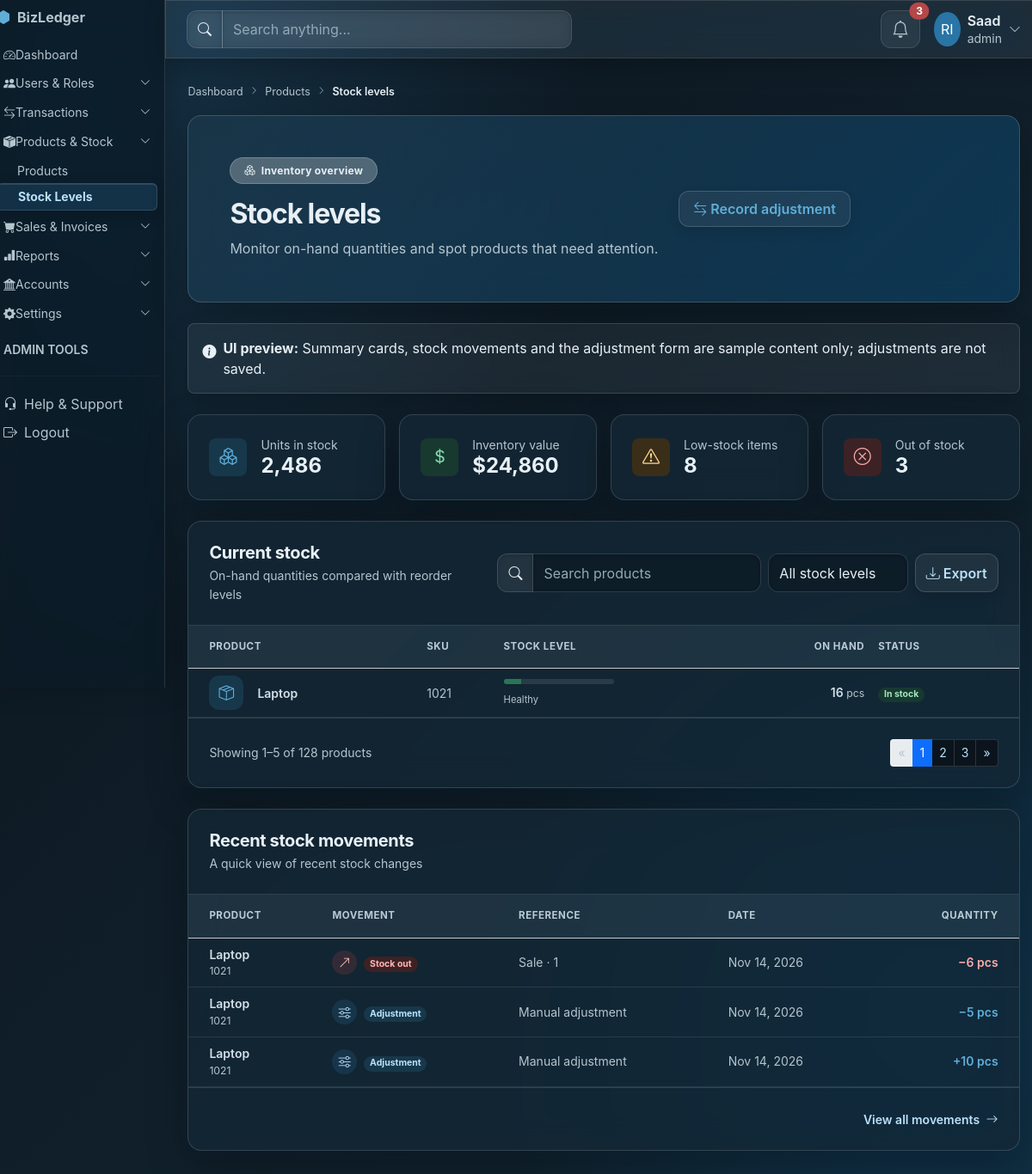
The page /admin/stock.php (signed in) on the database its author committed.
### tables this page shows
CREATE TABLE `products` (
  `product_id` int UNSIGNED NOT NULL,
  `company_id` int UNSIGNED NOT NULL,
  `product_name` varchar(150) NOT NULL,
  `product_code` varchar(50) NOT NULL,
  `purchase_price` decimal(15,2) NOT NULL DEFAULT '0.00',
  `selling_price` decimal(15,2) NOT NULL DEFAULT '0.00',
  `current_stock` decimal(12,2) NOT NULL DEFAULT '0.00',
  `status` tinyint NOT NULL DEFAULT '1',
  `created_at` timestamp NOT NULL DEFAULT CURRENT_TIMESTAMP,
  `updated_at` timestamp NOT NULL DEFAULT CURRENT_TIMESTAMP ON UPDATE CURRENT_TIMESTAMP
);

CREATE TABLE `stock_movements` (
  `movement_id` int UNSIGNED NOT NULL,
  `company_id` int UNSIGNED NOT NULL,
  `product_id` int UNSIGNED NOT NULL,
  `movement_type` enum('IN','OUT','ADJUSTMENT') NOT NULL,
  `quantity` decimal(12,2) NOT NULL,
  `reference_type` varchar(50) DEFAULT NULL,
  `reference_id` int UNSIGNED DEFAULT NULL COMMENT 'Source record; validate in application',
  `movement_date` date NOT NULL,
  `created_at` timestamp NOT NULL DEFAULT CURRENT_TIMESTAMP
);

### admin/stock.php (the view, shortened to what the rows shown need)
<?php
include_once 'assets/db/bdconfig.php';
$company_id = (int) ($_SESSION['company_id'] ?? 1);
$stocks = $conn -> query("SELECT * FROM products WHERE company_id = '$company_id' ORDER BY current_stock ASC");
$movements = $conn -> query("SELECT m.*, p.product_name, p.product_code FROM stock_movements m JOIN products p ON p.product_id = m.product_id WHERE m.company_id = '$company_id' ORDER BY m.movement_date DESC, m.movement_id DESC LIMIT 5");
?>
<!DOCTYPE html>
<html lang="en">
<head>
    <link href="https://cdn.jsdelivr.net/npm/bootstrap@5.3.3/dist/css/bootstrap.min.css" rel="stylesheet">
    <link href="https://cdn.jsdelivr.net/npm/bootstrap-icons@1.11.3/font/bootstrap-icons.css" rel="stylesheet">
    <link href="assets/css/dashboard-shared.css" rel="stylesheet">
    <link href="assets/css/inventory.css" rel="stylesheet">
    <link href="assets/css/glassmorphism.css" rel="stylesheet">
</head>
<body class="bg-body-tertiary dashboard-page inventory-page">
    <div class="container-fluid px-0">
        <div class="row min-vh-100">
            <main class="col-12 col-lg-9 col-xl-10 p-0">
                <div class="p-3 p-md-4 p-xl-5">
                    <section class="inventory-hero stock-hero rounded-4 shadow-sm text-white p-4 p-lg-5 mb-4">
                        <div class="d-flex flex-column flex-md-row justify-content-between align-items-md-center gap-4">
                            <div>
                                <h1 class="h2 fw-bold mb-2">Stock levels</h1>
                            </div>
                        </div>
                    </section>
                    <section class="card inventory-panel rounded-4 overflow-hidden mb-4" aria-labelledby="stock-levels-title">
                        <div class="d-flex flex-column flex-xl-row justify-content-between align-items-xl-center gap-3 p-3 p-md-4 border-bottom">
                            <div>
                                <h2 class="h5 fw-bold mb-1" id="stock-levels-title">Current stock</h2>
                            </div>
                        </div>
                        <div class="table-responsive">
                            <table class="table table-hover align-middle inventory-table stock-table mb-0">
                                <thead class="table-light">
                                    <tr>
                                        <th scope="col" class="ps-4 py-3">Product</th>
                                        <th scope="col" class="py-3">SKU</th>
                                        <th scope="col" class="py-3">Stock level</th>
                                        <th scope="col" class="py-3 text-end">On hand</th>
                                        <th scope="col" class="pe-4 py-3">Status</th>
                                    </tr>
                                </thead>
                                <tbody>
                                    <?php while ($row = $stocks->fetch_assoc()) {
                                        $stock = (float) $row['current_stock'];
                                        if ($stock <= 0) {
                                            $bar = 'bg-danger';
                                            $label = 'Restock required';
                                            $badge = 'bg-danger-subtle text-danger-emphasis';
                                            $text = 'Out of stock';
                                        } elseif ($stock <= 10) {
                                            $bar = 'bg-warning';
                                            $label = 'Reorder soon';
                                            $badge = 'bg-warning-subtle text-warning-emphasis';
                                            $text = 'Low stock';
                                        } else {
                                            $bar = 'bg-success';
                                            $label = 'Healthy';
                                            $badge = 'bg-success-subtle text-success-emphasis';
                                            $text = 'In stock';
                                        }
                                        $percent = min(100, $stock);
                                    ?>
                                        <tr>
                                            <td class="ps-4">
                                                <div class="d-flex align-items-center gap-3"><span class="product-avatar bg-primary-subtle text-primary"><i class="bi bi-box-seam" aria-hidden="true"></i></span>
                                                    <div class="fw-semibold"><?= htmlspecialchars($row['product_name']) ?></div>
                                                </div>
                                            </td>
                                            <td class="text-secondary"><?= htmlspecialchars($row['product_code']) ?></td>
                                            <td>
                                                <div class="stock-meter">
                                                    <div class="progress" role="progressbar" aria-valuenow="<?= $percent ?>" aria-valuemin="0" aria-valuemax="100">
                                                        <div class="progress-bar <?= $bar ?>" style="width: <?= $percent ?>%"></div>
                                                    </div><small class="text-secondary"><?= $label ?></small>
                                                </div>
                                            </td>
                                            <td class="text-end fw-semibold"><?= $stock ?> <span class="small text-secondary fw-normal">pcs</span></td>
                                            <td class="pe-4"><span class="badge rounded-pill <?= $badge ?>"><?= $text ?></span></td>
                                        </tr>
                                    <?php } ?>
                                </tbody>
                            </table>
                        </div>
                    </section>
                   <section class="card inventory-panel rounded-4 overflow-hidden" aria-labelledby="movement-history-title">
                        <div class="p-3 p-md-4 border-bottom">
                            <h2 class="h5 fw-bold mb-1" id="movement-history-title">Recent stock movements</h2>
                        </div>
                        <div class="table-responsive">
                            <table class="table table-hover align-middle inventory-table mb-0">
                                <thead class="table-light">
                                    <tr>
                                        <th scope="col" class="ps-4 py-3">Product</th>
                                        <th scope="col" class="py-3">Movement</th>
                                        <th scope="col" class="py-3">Reference</th>
                                        <th scope="col" class="py-3">Date</th>
                                        <th scope="col" class="pe-4 py-3 text-end">Quantity</th>
                                    </tr>
                                </thead>
                                <tbody>
                                    <?php while($m = $movements -> fetch_assoc()){
                                        $qty = (float) $m['quantity'];
                                        if($m['movement_type'] == 'IN'){
                                            $icon = 'movement-in'; $arrow = 'bi-arrow-down-left'; $badge = 'bg-success-subtle text-success-emphasis'; $text = 'Stock in';
                                            $qty_class = 'text-success'; $qty_text = '+' . $qty;
                                        } elseif($m['movement_type'] == 'OUT'){
                                            $icon = 'movement-out'; $arrow = 'bi-arrow-up-right'; $badge = 'bg-danger-subtle text-danger-emphasis'; $text = 'Stock out';
                                            $qty_class = 'text-danger'; $qty_text = '−' . abs($qty);
                                        } else {
                                            $icon = 'movement-adjust'; $arrow = 'bi-sliders'; $badge = 'bg-primary-subtle text-primary-emphasis'; $text = 'Adjustment';
                                            $qty_class = 'text-primary'; $qty_text = ($qty >= 0 ? '+' : '−') . abs($qty);
                                        }
                                        $reference = $m['reference_type'];
                                        if($m['reference_id']){
                                            $reference .= ' · ' . $m['reference_id'];
                                        }
                                    ?>
                                    <tr>
                                        <td class="ps-4 fw-semibold"><?= htmlspecialchars($m['product_name']) ?> <span class="d-block small text-secondary fw-normal"><?= htmlspecialchars($m['product_code']) ?></span></td>
                                        <td><span class="movement-icon <?= $icon ?>"><i class="bi <?= $arrow ?>" aria-hidden="true"></i></span><span class="badge rounded-pill <?= $badge ?> ms-2"><?= $text ?></span></td>
                                        <td class="text-secondary"><?= htmlspecialchars($reference ?? '') ?></td>
                                        <td class="text-secondary text-nowrap"><?= date('M d, Y', strtotime($m['movement_date'])) ?></td>
                                        <td class="pe-4 text-end fw-semibold <?= $qty_class ?>"><?= $qty_text ?> pcs</td>
                                    </tr>
                                    <?php } ?>
                                </tbody>
                            </table>
                        </div>
                    </section>
                </div>
            </main>
        </div>
    </div>
</body>
</html>

### rows shown on the page
products: product_name "Laptop", product_code "1021", current_stock "Healthy", current_stock "16", current_stock "In stock"
stock_movements: product.product_name "Laptop", product.product_code "1021", movement_type "Stock out", reference "Sale · 1", movement_date "Nov 14, 2026", quantity "−6"
stock_movements: product.product_name "Laptop", product.product_code "1021", movement_type "Adjustment", reference_type "Manual adjustment", movement_date "Nov 14, 2026", quantity "−5"
stock_movements: product.product_name "Laptop", product.product_code "1021", movement_type "Adjustment", reference_type "Manual adjustment", movement_date "Nov 14, 2026", quantity "+10"

### other values the page prints
$_SESSION['name'] "Saad"
$_SESSION['role'] "admin"
